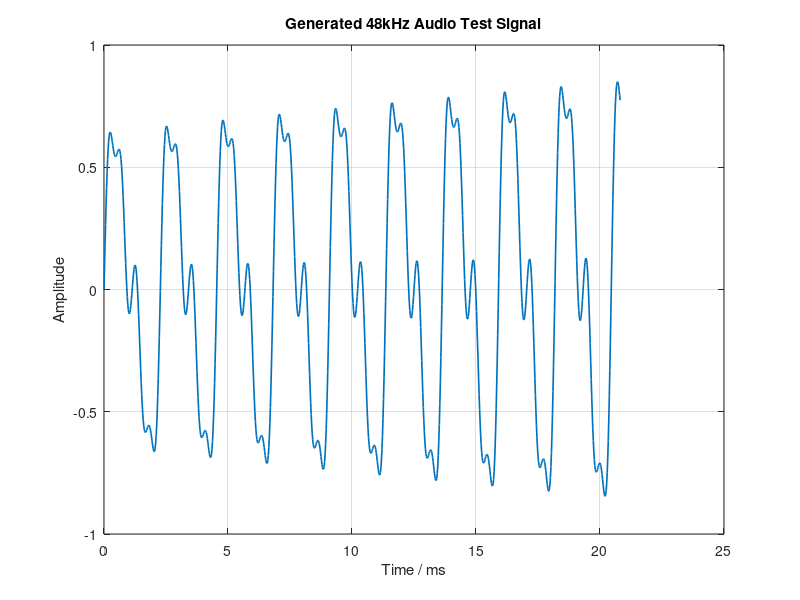
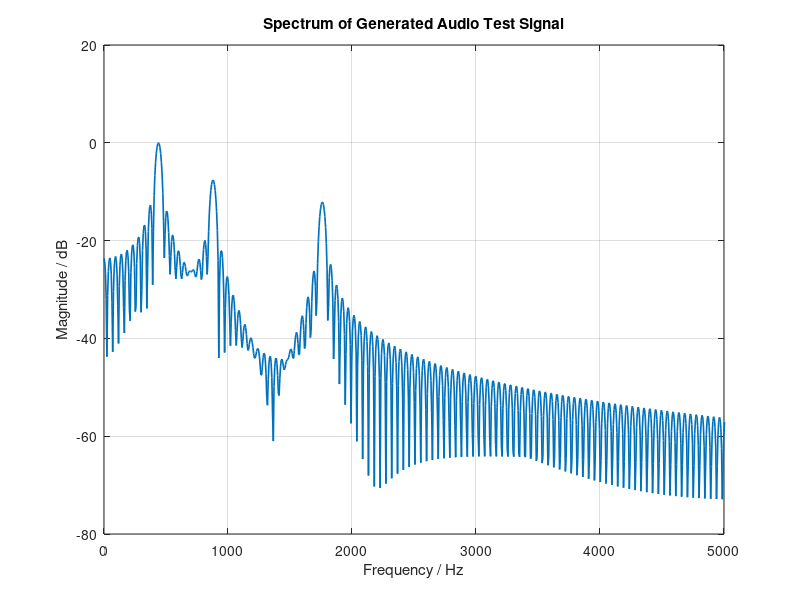

Source code (MATLAB) for these figures, in order:
%=============================================================
% 文件名       : wav_to_pcm_mem_step1_generate_test_audio.m
% 功能简述     : 生成一段 48kHz、24bit signed 的测试音频 ROM 数据
%                用于 FPGA FIR 插值链的音频 PCM 输入验证。
%
% 设计作者     : kafeizizi
% 创建日期     : 2026-06-21
% 版本         : 2023a
% 开发工具     : MATLAB
% 修订记录     :
%                2026-06-21：生成 8192 点 48kHz 音频测试数据。
%=============================================================

clear;
clc;
close all;

%=============================================================
% 1）基本参数
%=============================================================
fs = 48000;              % 输入采样率：48kHz
N  = 1024;               % ROM 深度：1024点
t  = (0:N-1).' / fs;     % 时间轴，列向量

%=============================================================
% 2）构造一段“像音频”的测试信号
%
% 不只用单一正弦，而是使用多个频率分量叠加：
%   440Hz  ：类似 A4 音
%   880Hz  ：二次谐波
%   1760Hz ：高频谐波
%
% 再乘以一个慢变化包络，让示波器上能看到音频包络变化。
%=============================================================
tone1 = 0.60 * sin(2*pi*440  * t);
tone2 = 0.25 * sin(2*pi*880  * t);
tone3 = 0.15 * sin(2*pi*1760 * t);

envelope = 0.65 + 0.35 * sin(2*pi*5*t);   % 5Hz 慢包络

x = envelope .* (tone1 + tone2 + tone3);

%=============================================================
% 3）归一化，避免溢出
%=============================================================
x = x / max(abs(x));
x = 0.85 * x;            % 留一点余量，避免后面量化顶到满幅

%=============================================================
% 4）量化为 24bit signed PCM
%
% 24bit signed 范围：
%   最大值：  2^23 - 1 =  8388607
%   最小值： -2^23     = -8388608
%=============================================================
MAX24 = 2^23 - 1;
MIN24 = -2^23;

x_q = round(x * MAX24);

x_q(x_q > MAX24) = MAX24;
x_q(x_q < MIN24) = MIN24;

x_q = int32(x_q);

%=============================================================
% 5）写出 Verilog readmemh 可读取的 .mem 文件
%
% 每一行一个 24bit 十六进制补码数据。
%=============================================================

% 获取当前脚本所在目录
script_full_path = mfilename('fullpath');
script_dir = fileparts(script_full_path);

% 如果脚本不是作为文件运行，而是在命令行直接粘贴运行，
% mfilename 可能为空，此时使用当前 MATLAB 工作目录
if isempty(script_dir)
    script_dir = pwd;
end

% 输出文件夹
out_dir = fullfile(script_dir, 'audio_data');

% 如果 audio_data 文件夹不存在，则创建
if ~exist(out_dir, 'dir')
    mkdir(out_dir);
end

% 输出 mem 文件路径
mem_file = fullfile(out_dir, 'audio_48k_24bit_1024.mem');

% 打开文件
fid = fopen(mem_file, 'w');

% 检查是否打开成功
if fid == -1
    error('无法创建 mem 文件，请检查当前路径是否有写入权限：%s', mem_file);
end

% 写入 24bit 十六进制补码数据
for i = 1:N
    val = x_q(i);

    % 如果是负数，转换成 24bit 二进制补码
    if val < 0
        val_u = 2^24 + double(val);
    else
        val_u = double(val);
    end

    fprintf(fid, '%06X\n', val_u);
end

fclose(fid);

%=============================================================
% 6）同时保存一个 wav 文件，方便电脑试听
%=============================================================
wav_file = fullfile(out_dir, 'audio_48k_test_1024.wav');
audiowrite(wav_file, x, fs);

disp('生成完成！');
disp('MEM 文件路径：');
disp(mem_file);
disp('WAV 文件路径：');
disp(wav_file);

%=============================================================
% 7）画图检查
%=============================================================
figure;
plot(t(1:1000)*1000, x(1:1000), "LineWidth", 1.2);
grid on;
xlabel("Time / ms");
ylabel("Amplitude");
title("Generated 48kHz Audio Test Signal");

figure;
NFFT = 8192;
X = fft(x, NFFT);
f = (0:NFFT/2-1).' * fs / NFFT;
mag_db = 20*log10(abs(X(1:NFFT/2)) / max(abs(X)) + 1e-12);

plot(f, mag_db, "LineWidth", 1.2);
grid on;
xlabel("Frequency / Hz");
ylabel("Magnitude / dB");
title("Spectrum of Generated Audio Test Signal");
xlim([0 5000]);

disp("生成完成！");
disp("MEM 文件路径：");
disp(mem_file);
disp("WAV 文件路径：");
disp(wav_file);
